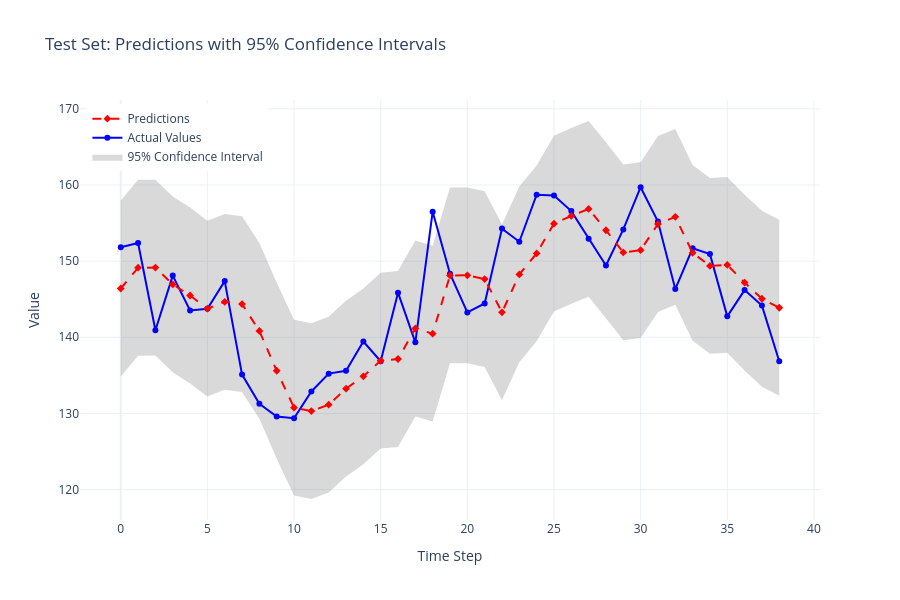

The code cell stored with this chart in its notebook:
### Markdown cell above
## Bonus: Confidence Intervals & Interactive Plotly Visualization

**Confidence intervals** show the range where predictions likely fall. A 95% confidence interval means we expect the true value to be in this range 95% of the time.

This helps you understand **how certain** your predictions are, not just what they are.

### Code cell
import plotly.graph_objects as go
from scipy import stats

# Calculate confidence intervals for test predictions
confidence_level = 0.95
alpha = 1 - confidence_level

# Calculate standard error of predictions
residuals = y_test - y_pred_test
std_error = np.std(residuals)

# Calculate margin of error (95% CI)
# Using t-distribution (more accurate for small samples)
t_score = stats.t.ppf(1 - alpha/2, len(residuals) - 1)
margin_of_error = t_score * std_error

# Create confidence intervals
ci_upper = y_pred_test + margin_of_error
ci_lower = y_pred_test - margin_of_error

print("=" * 60)
print("Confidence Intervals for Test Predictions")
print("=" * 60)
print(f"\nConfidence Level: {confidence_level*100:.0f}%")
print(f"Standard Error: {std_error:.4f}")
print(f"Margin of Error: ±{margin_of_error:.4f}")
print(f"\nExample predictions with 95% CI:")
for i in range(min(5, len(y_test))):
    print(f"  Actual: {y_test[i]:.2f}")
    print(f"  Predicted: {y_pred_test[i]:.2f}")
    print(f"  95% CI: [{ci_lower[i]:.2f}, {ci_upper[i]:.2f}]")
    print(f"  Within CI: {'✓ YES' if ci_lower[i] <= y_test[i] <= ci_upper[i] else '✗ NO'}")
    print()

# Create interactive Plotly visualization
time_index = np.arange(len(y_test))

fig = go.Figure()

# Add confidence interval as shaded area
fig.add_trace(go.Scatter(
    x=time_index,
    y=ci_upper,
    fill=None,
    mode='lines',
    line_color='rgba(0,0,0,0)',
    showlegend=False,
    name='Upper CI'
))

fig.add_trace(go.Scatter(
    x=time_index,
    y=ci_lower,
    fill='tonexty',
    mode='lines',
    line_color='rgba(0,0,0,0)',
    name='95% Confidence Interval',
    fillcolor='rgba(68, 68, 68, 0.2)'
))

# Add actual values
fig.add_trace(go.Scatter(
    x=time_index,
    y=y_test,
    mode='lines+markers',
    name='Actual Values',
    line=dict(color='blue', width=2),
    marker=dict(size=6)
))

# Add predictions
fig.add_trace(go.Scatter(
    x=time_index,
    y=y_pred_test,
    mode='lines+markers',
    name='Predictions',
    line=dict(color='red', width=2, dash='dash'),
    marker=dict(size=6, symbol='diamond')
))

# Update layout
fig.update_layout(
    title='Test Set: Predictions with 95% Confidence Intervals',
    xaxis_title='Time Step',
    yaxis_title='Value',
    hovermode='x unified',
    height=600,
    template='plotly_white',
    font=dict(size=12),
    legend=dict(
        yanchor='top',
        y=0.99,
        xanchor='left',
        x=0.01
    )
)

fig.show()

print("\n" + "=" * 60)
print("What Confidence Intervals Tell You:")
print("=" * 60)
print(f"""
✓ WIDER intervals = LESS CERTAIN predictions
✗ NARROWER intervals = MORE CERTAIN predictions

✓ If actual value is INSIDE CI = model worked well
✗ If actual value is OUTSIDE CI = prediction was unreliable

Percentage of actuals within CI: {np.sum((ci_lower <= y_test) & (y_test <= ci_upper)) / len(y_test) * 100:.1f}%
(Should be close to 95% for well-calibrated model)
""")

### Figure 1 — Plotly figure (JSON) as saved in the notebook; plotly's stock layout.template omitted (floating-point values rounded to 4 significant figures)
{"data": [{"line": {"color": "rgba(0,0,0,0)"}, "mode": "lines", "name": "Upper CI", "showlegend": false, "type": "scatter", "x": [0, 1, 2, 3, 4, 5, 6, 7, 8, 9, 10, 11, 12, 13, 14, 15, 16, 17, 18, 19, 20, 21, 22, 23, 24, 25, 26, 27, 28, 29, 30, 31, 32, 33, 34, 35, 36, 37, 38], "y": [157.9, 160.7, 160.7, 158.5, 157.0, 155.3, 156.2, 155.9, 152.4, 147.1, 142.3, 141.9, 142.7, 144.8, 146.4, 148.5, 148.7, 152.7, 152.0, 159.7, 159.7, 159.2, 154.8, 159.8, 162.5, 166.5, 167.5, 168.4, 165.6, 162.7, 163.0, 166.4, 167.4, 162.6, 160.9, 161.0, 158.7, 156.6, 155.4]}, {"fill": "tonexty", "fillcolor": "rgba(68, 68, 68, 0.2)", "line": {"color": "rgba(0,0,0,0)"}, "mode": "lines", "name": "95% Confidence Interval", "type": "scatter", "x": [0, 1, 2, 3, 4, 5, 6, 7, 8, 9, 10, 11, 12, 13, 14, 15, 16, 17, 18, 19, 20, 21, 22, 23, 24, 25, 26, 27, 28, 29, 30, 31, 32, 33, 34, 35, 36, 37, 38], "y": [134.9, 137.6, 137.6, 135.4, 133.9, 132.2, 133.1, 132.8, 129.3, 124.1, 119.2, 118.8, 119.6, 121.7, 123.3, 125.4, 125.6, 129.6, 128.9, 136.6, 136.6, 136.1, 131.7, 136.7, 139.5, 143.4, 144.4, 145.3, 142.5, 139.6, 139.9, 143.3, 144.3, 139.5, 137.8, 138.0, 135.6, 133.5, 132.3]}, {"line": {"color": "blue", "width": 2}, "marker": {"size": 6}, "mode": "lines+markers", "name": "Actual Values", "type": "scatter", "x": [0, 1, 2, 3, 4, 5, 6, 7, 8, 9, 10, 11, 12, 13, 14, 15, 16, 17, 18, 19, 20, 21, 22, 23, 24, 25, 26, 27, 28, 29, 30, 31, 32, 33, 34, 35, 36, 37, 38], "y": [151.8, 152.4, 140.9, 148.1, 143.5, 143.7, 147.4, 135.1, 131.3, 129.6, 129.4, 132.9, 135.2, 135.6, 139.4, 136.9, 145.9, 139.3, 156.5, 148.4, 143.3, 144.4, 154.3, 152.5, 158.7, 158.6, 156.6, 152.9, 149.4, 154.2, 159.7, 155.2, 146.3, 151.7, 150.9, 142.7, 146.2, 144.2, 136.9]}, {"line": {"color": "red", "dash": "dash", "width": 2}, "marker": {"size": 6, "symbol": "diamond"}, "mode": "lines+markers", "name": "Predictions", "type": "scatter", "x": [0, 1, 2, 3, 4, 5, 6, 7, 8, 9, 10, 11, 12, 13, 14, 15, 16, 17, 18, 19, 20, 21, 22, 23, 24, 25, 26, 27, 28, 29, 30, 31, 32, 33, 34, 35, 36, 37, 38], "y": [146.4, 149.1, 149.2, 146.9, 145.5, 143.8, 144.7, 144.4, 140.8, 135.6, 130.8, 130.3, 131.2, 133.3, 134.9, 136.9, 137.2, 141.2, 140.5, 148.1, 148.1, 147.6, 143.3, 148.3, 151.0, 154.9, 155.9, 156.9, 154.1, 151.1, 151.4, 154.9, 155.8, 151.1, 149.4, 149.5, 147.2, 145.1, 143.9]}], "layout": {"font": {"size": 12}, "height": 600, "hovermode": "x unified", "legend": {"x": 0.01, "xanchor": "left", "y": 0.99, "yanchor": "top"}, "title": {"text": "Test Set: Predictions with 95% Confidence Intervals"}, "xaxis": {"title": {"text": "Time Step"}}, "yaxis": {"title": {"text": "Value"}}}}
